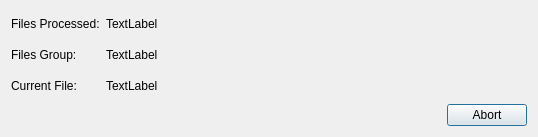
<?xml version="1.0" encoding="UTF-8"?>
<ui version="4.0">
 <class>DialogProjectDiffProgress</class>
 <widget class="QDialog" name="DialogProjectDiffProgress">
  <property name="geometry">
   <rect>
    <x>0</x>
    <y>0</y>
    <width>538</width>
    <height>137</height>
   </rect>
  </property>
  <property name="windowTitle">
   <string>Creating Differences Report</string>
  </property>
  <layout class="QGridLayout" name="gridLayout">
   <item row="0" column="0">
    <widget class="QLabel" name="label">
     <property name="sizePolicy">
      <sizepolicy hsizetype="Fixed" vsizetype="Preferred">
       <horstretch>0</horstretch>
       <verstretch>0</verstretch>
      </sizepolicy>
     </property>
     <property name="text">
      <string>Files Processed:</string>
     </property>
    </widget>
   </item>
   <item row="0" column="1" colspan="2">
    <widget class="QLabel" name="labelFilesCount">
     <property name="text">
      <string>TextLabel</string>
     </property>
    </widget>
   </item>
   <item row="3" column="0" colspan="2">
    <spacer name="horizontalSpacer">
     <property name="orientation">
      <enum>Qt::Horizontal</enum>
     </property>
     <property name="sizeHint" stdset="0">
      <size>
       <width>633</width>
       <height>20</height>
      </size>
     </property>
    </spacer>
   </item>
   <item row="2" column="1" colspan="2">
    <widget class="QLabel" name="labelCurrentFile">
     <property name="text">
      <string>TextLabel</string>
     </property>
    </widget>
   </item>
   <item row="3" column="2">
    <widget class="QPushButton" name="cancelButton">
     <property name="sizePolicy">
      <sizepolicy hsizetype="Fixed" vsizetype="Fixed">
       <horstretch>0</horstretch>
       <verstretch>0</verstretch>
      </sizepolicy>
     </property>
     <property name="text">
      <string>Abort</string>
     </property>
    </widget>
   </item>
   <item row="1" column="0">
    <widget class="QLabel" name="label_5">
     <property name="sizePolicy">
      <sizepolicy hsizetype="Fixed" vsizetype="Preferred">
       <horstretch>0</horstretch>
       <verstretch>0</verstretch>
      </sizepolicy>
     </property>
     <property name="text">
      <string>Files Group:</string>
     </property>
    </widget>
   </item>
   <item row="1" column="1" colspan="2">
    <widget class="QLabel" name="labelCurrentGroup">
     <property name="text">
      <string>TextLabel</string>
     </property>
    </widget>
   </item>
   <item row="2" column="0">
    <widget class="QLabel" name="label_4">
     <property name="sizePolicy">
      <sizepolicy hsizetype="Fixed" vsizetype="Preferred">
       <horstretch>0</horstretch>
       <verstretch>0</verstretch>
      </sizepolicy>
     </property>
     <property name="text">
      <string>Current File:</string>
     </property>
    </widget>
   </item>
  </layout>
 </widget>
 <resources/>
 <connections/>
</ui>
